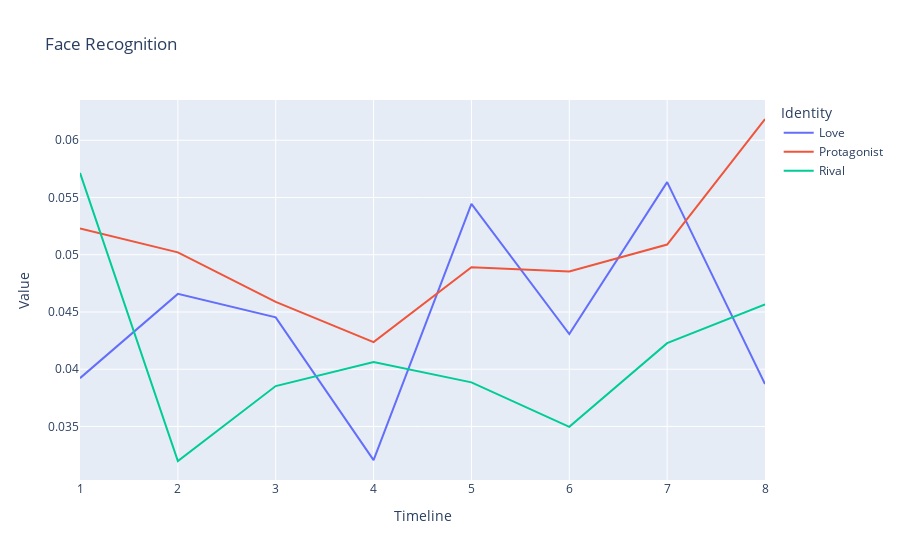

The notebook cell this image was saved under:
### Markdown cell above
### CHUNKED FACE BOX SIZE (AVERAGE OR TOTAL)

### Code cell
CHUNKING = 9

# User plotly to visualize something

import plotly.express as px
import pandas as pd

# Load all csv files in csv/
import glob
import os

csv_files = glob.glob("csv/*.csv")
# Convert all entries to structured data with attribute 0 as frame number, 1 as Face Box, and 5 as Identity
# Skip first two lines of each file
# Skip rows where Identity is N/A

USE_AVERAGE = True

USE_GENERAL_NAMES = True
USE_GENDER_NAMES = False
IGNORE_MINOR_CHARACTERS = True

FILM_FRAME_TOTALS = {
	"Cliff": 2097,
	"Our Village": 2377,
	"Diary of Nurse": 2297,
	"Sabrina": 2751,
	"The Man from Laramie": 2477,
	"Human Desire": 2200,
	"Chikamatsu Story": 2460,
	"Black River": 2552,
	"Duel in the Sun": 3207,
	"Gilda": 2652,
	"Jigoku Mon": 2151,
	"Kurutta Kajitsu": 2076,
	"Notorious": 2433,
	"Oklahoma": 3577,
	"Vikings": 2740,
	"Waves of Life": 2465
}

RIVALS = ["Keming", "Professor Yuan", "Haoru", "David", "Vic", "Carl", "Ishun", "Hitokiri Joe", "Natsuhisa", "Bo Kang", "Wataru", "Jud", "Alex Sebastian", "Ballin", "Einar", "Jesse"]
MALES = ["Zhanwu", "Fan Jun", "Changping", "Linus", "Will", "Jeff", "Mohei", "Nishida", "Haruji", "Jin Zhang", "Moritoo", "Curly", "Devlin", "Johnny", "Eric", "Lewt"]
LADIES = ["Shuzhen", "Fang Qing", "Suhua", "Sabrina", "Barbara", "Vicki", "Osan", "Shizuko", "Eri", "Ye Suping", "Kesa", "Laurey", "Alicia", "Gilda", "Morgana", "Pearl"]

PROTAGONISTS = ["Zhanwu", "Fang Qing", "Suhua", "Sabrina", "Will", "Jeff", "Mohei", "Nishida", "Haruji", "Jin Zhang", "Moritoo", "Curly", "Alicia", "Johnny", "Eric", "Pearl"]
LOVES = ["Shuzhen", "Fan Jun", "Changping", "Linus", "Barbara", "Vicki", "Osan", "Shizuko", "Eri", "Ye Suping", "Kesa", "Laurey", "Devlin", "Gilda", "Morgana", "Lewt"]

def find_section(range_start, range_end, num_sections, value):
    """
    Given a range [range_start, range_end], this function splits it into
    num_sections and returns which section (1-based index) the value falls into.

    :param range_start: The start of the range (inclusive).
    :param range_end: The end of the range (inclusive).
    :param num_sections: Number of sections to divide the range into.
    :param value: The value for which we want to determine the section index.
    :return: The section index (1-based) where the value fits.
    """
    # Handle edge cases, e.g., if value < range_start or value > range_end
    if value <= range_start:
        return 1
    if value >= range_end:
        return num_sections

    # Compute the size of each section
    section_size = (range_end - range_start) / num_sections

    # Determine which section the value falls into using integer division
    section_index = int((value - range_start) // section_size) + 1

    # Make sure the section index doesn't exceed num_sections
    if section_index > num_sections:
        section_index = num_sections

    return section_index

def get_name(name):
	if USE_GENDER_NAMES:
		if name in MALES:
			name = "Male"
		elif name in LADIES:
			name = "Female"
	else:
		if name in PROTAGONISTS:
			name = "Protagonist"
		elif name in LOVES:
			name = "Love"
	return name

data = []
chunks = []
chunkcounts = []
for i in range(CHUNKING + 1):
	chunks.append({})
	chunkcounts.append({})

for file in csv_files:
	with open(file) as f:
		lines = f.readlines()[2:]
		for line in lines:
			line = line.split(",")
			if line[5] != "\"N/A\"":
				# Att 3 is frame numbder / film's total frames (the film is the name of the current csv file)
				total = FILM_FRAME_TOTALS[os.path.basename(file)[:-4]]
				frame = int(line[0][1:][:-1])
				name = line[5][1:][:-1]
				face_box_text = line[1][1:][:-1][1:][:-1]
				face_box = [float(x) for x in face_box_text.split("\， ")]
				face_box_height = face_box[3]# - face_box[1]
				face_box_width = face_box[2]# - face_box[0]
				if USE_GENERAL_NAMES:
					if name in RIVALS:
						name = "Rival"
					name = get_name(name)
				if IGNORE_MINOR_CHARACTERS:
					if USE_GENERAL_NAMES:
						if name not in ["Rival", "Protagonist", "Female", "Male", "Love"]:
							continue
					else:
						if name not in RIVALS:
							if name not in PROTAGONISTS:
								if name not in LOVES:
									continue
				time = find_section(0, total, CHUNKING, frame)
				# the chunk array time participant is a dictionary of the participants in that chunk
				if name not in chunks[time]:
					chunks[time][name] = 0
					chunkcounts[time][name] = 0
				chunks[time][name] += face_box_height * face_box_width
				chunkcounts[time][name] += 1
				#data.append([frame, line[1], name, time])

for i in range(CHUNKING):
	for name in chunks[i]:
		if USE_AVERAGE:
			chunks[i][name] /= chunkcounts[i][name]
		data.append([i, name, chunks[i][name]])

df = pd.DataFrame(data, columns=["Timeline", "Identity", "Value"])
df["Identity"] = df["Identity"].astype(str)
df["Identity"] = df["Identity"].apply(lambda x: x.split(" ")[0])

# Create a scatter plot of the data
fig = px.line(df, x="Timeline", y="Value", color="Identity", title="Face Recognition")
fig.show()

### Figure 1 — Plotly figure (JSON) as saved in the notebook; plotly's stock layout.template omitted (floating-point values rounded to 4 significant figures)
{"data": [{"hovertemplate": "Identity=Love<br>Timeline=%{x}<br>Value=%{y}<extra></extra>", "legendgroup": "Love", "line": {"color": "#636efa", "dash": "solid"}, "marker": {"symbol": "circle"}, "mode": "lines", "name": "Love", "orientation": "v", "showlegend": true, "type": "scatter", "x": [1, 2, 3, 4, 5, 6, 7, 8], "xaxis": "x", "y": [0.03922, 0.04658, 0.04453, 0.03206, 0.05444, 0.04308, 0.05634, 0.0387], "yaxis": "y"}, {"hovertemplate": "Identity=Protagonist<br>Timeline=%{x}<br>Value=%{y}<extra></extra>", "legendgroup": "Protagonist", "line": {"color": "#EF553B", "dash": "solid"}, "marker": {"symbol": "circle"}, "mode": "lines", "name": "Protagonist", "orientation": "v", "showlegend": true, "type": "scatter", "x": [1, 2, 3, 4, 5, 6, 7, 8], "xaxis": "x", "y": [0.05229, 0.05021, 0.04588, 0.04237, 0.0489, 0.04854, 0.05089, 0.06186], "yaxis": "y"}, {"hovertemplate": "Identity=Rival<br>Timeline=%{x}<br>Value=%{y}<extra></extra>", "legendgroup": "Rival", "line": {"color": "#00cc96", "dash": "solid"}, "marker": {"symbol": "circle"}, "mode": "lines", "name": "Rival", "orientation": "v", "showlegend": true, "type": "scatter", "x": [1, 2, 3, 4, 5, 6, 7, 8], "xaxis": "x", "y": [0.05715, 0.03198, 0.03853, 0.04062, 0.03885, 0.03497, 0.04228, 0.04567], "yaxis": "y"}], "layout": {"legend": {"title": {"text": "Identity"}, "tracegroupgap": 0}, "title": {"text": "Face Recognition"}, "xaxis": {"anchor": "y", "domain": [0, 1], "title": {"text": "Timeline"}}, "yaxis": {"anchor": "x", "domain": [0, 1], "title": {"text": "Value"}}}}
